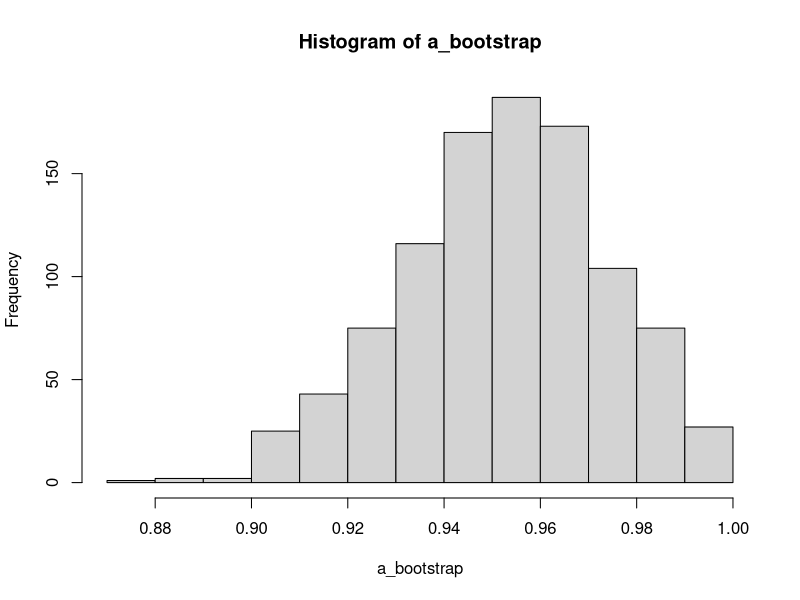
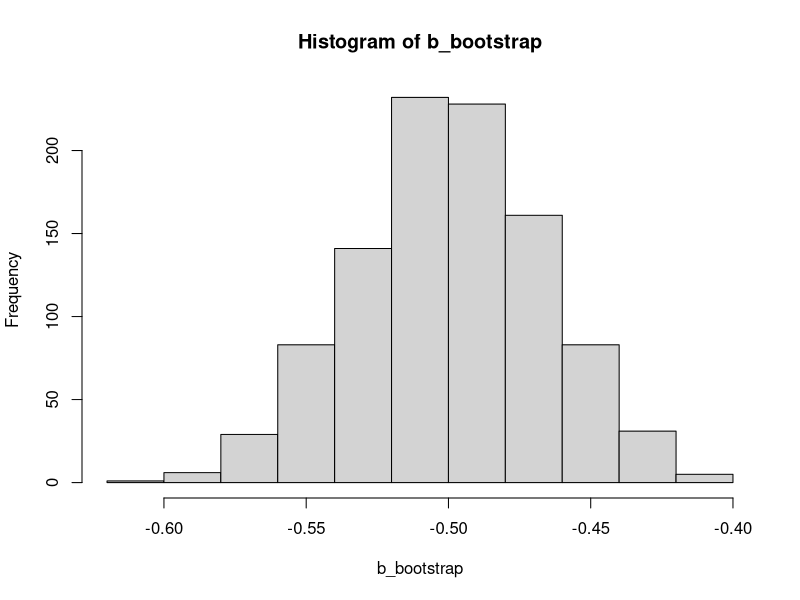

Recreate these plots in R, in order.
# Lecture 5 -- parametric bootstrapping

# Murdock (1961) data
times = c(1,3,6,9,12,18) # retention intervals (in seconds)
numRecall = c(94, 77, 40, 26, 24, 16) # number of words correctly recalled
X = data.frame(times, numRecall)

# define NLLs for each model
nll.power = function(data, pars){ 
  a = pars[1]
  b = pars[2]
  t = data$times
  x = data$numRecall
  tmp1 = log(choose(100,x))
  tmp2 = x * log(a*t^b)
  tmp3 = (100-x) * log(1-a*t^b)
  return(-1*sum(tmp1 + tmp2 + tmp3))
}

nll.exp = function(data, pars){ 
  a = pars[1]
  b = pars[2]
  t = data$times
  x = data$numRecall
  tmp1 = log(choose(100,x))
  tmp2 = x * log(a*b^t)
  tmp3 = (100-x) * log(1-a*b^t)
  return(-1*sum(tmp1 + tmp2 + tmp3))
}

# perform MLE with optim
a_init = runif(1) 
b_init = -1*runif(1)
initPar = c(a_init, b_init) # collect a,b into one parameter vector
model = optim(par = initPar, 
               fn = nll.power,
               data = X)

# new stuff!
# use estimates of a and b to perform bootstrapping

# number of bootstrap samples
numSims = 1000 

# extract initial parameter estimates
aHat = model$par[1]
bHat = model$par[2]

# set up empty vectors to store our bootstrapped estimates
a_bootstrap = numeric(numSims)
b_bootstrap = numeric(numSims)

# do a loop
for (i in 1:numSims){
  # generate simulated data from binomial model from initial parameter estimates
  numRecall = rbinom(n=6, size=100, prob = aHat*times^bHat)
  X = data.frame(times, numRecall)
  
  # perform MLE in simulated dataset
  initPar = c(aHat, bHat) # best guess would be our MLE estimates!
  model = optim(par = initPar,
                fn = nll.power,
                data = X)
  
  # extract and store bootstrap parameter estimates
  a_bootstrap[i] = model$par[1]
  b_bootstrap[i] = model$par[2]
 }

# look at bootstrapped parameter estimates
hist(a_bootstrap)
hist(b_bootstrap)

# 95% confidence intervals
quantile(a_bootstrap, probs = c(0.025, 0.975))
quantile(b_bootstrap, probs = c(0.025, 0.975))
